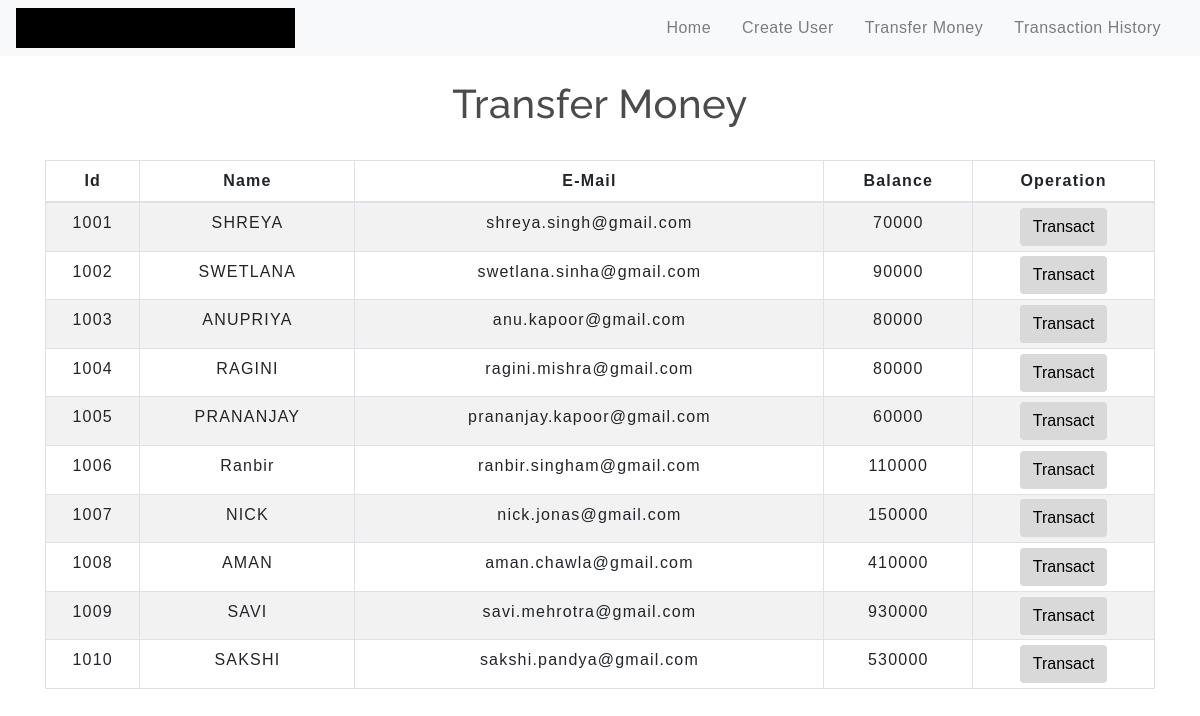
The app's page /transfermoney.php with its own data.
### tables this page shows
CREATE TABLE `users` (
  `id` int(3) NOT NULL,
  `name` text NOT NULL,
  `email` varchar(30) NOT NULL,
  `balance` int(8) NOT NULL
);

### transfermoney.php (the view, shortened to what this page needs)
<!DOCTYPE html>
<html lang="en">
<head>
    <link rel="stylesheet" href="https://maxcdn.bootstrapcdn.com/bootstrap/4.0.0/css/bootstrap.min.css">
    <link rel="stylesheet" type="text/css" href="css/table.css">
    <link rel="stylesheet" type="text/css" href="css/navbar.css">
</head>
<body background="img/background-2.jpg">
<?php
    include 'config.php';
    $sql = "SELECT * FROM users";
    $result = mysqli_query($conn,$sql);
?>
<?php
  include 'navbar.php';
?>
<div class="container">
        <h2 class="text-center pt-4">Transfer Money</h2>
        <br>
            <div class="row">
                <div class="col">
                    <div class="table-responsive-sm">
                    <table class="table table-hover table-sm table-striped table-condensed table-bordered">
                        <thead>
                            <tr>
                            <th scope="col" class="text-center py-2">Id</th>
                            <th scope="col" class="text-center py-2">Name</th>
                            <th scope="col" class="text-center py-2">E-Mail</th>
                            <th scope="col" class="text-center py-2">Balance</th>
                            <th scope="col" class="text-center py-2">Operation</th>
                            </tr>
                        </thead>
                        <tbody>
                <?php
                    while($rows=mysqli_fetch_assoc($result)){
                ?>
                    <tr>
                        <td class="py-2"><?php echo $rows['id'] ?></td>
                        <td class="py-2"><?php echo $rows['name']?></td>
                        <td class="py-2"><?php echo $rows['email']?></td>
                        <td class="py-2"><?php echo $rows['balance']?></td>
                        <td><a href="selecteduserdetail.php?id= <?php echo $rows['id'] ;?>"> <button type="button" class="btn">Transact</button></a></td>
                    </tr>
                <?php
                    }
                ?>
                        </tbody>
                    </table>
                    </div>
                </div>
            </div>
         </div>
</body>
</html>

### navbar.php (shortened to what this page needs)
<nav class="navbar navbar-expand-md navbar-light bg-light">
<a class="navbar-brand" href="index.php">SPARK_FOUNDATION BANK</a>
<div class="collapse navbar-collapse" id="collapsibleNavbar">
      <ul class="navbar-nav ml-auto">
        <li class="nav-item">
          <a class="nav-link" href="index.php">Home</a>
        </li>
        <li class="nav-item">
          <a class="nav-link" href="createuser.php">Create User</a>
        </li>
        <li class="nav-item">
          <a class="nav-link" href="transfermoney.php">Transfer Money</a>
        </li>
        <li class="nav-item">
          <a class="nav-link" href="transactionhistory.php">Transaction History</a>
        </li>
    </div>
 </nav>

### css/table.css (style rules this page uses)
* { padding: 0; margin: 0; box-sizing: border-box; font-family: sans-serif; }
h2 { font-size: 40px; }
table { letter-spacing: 1.2px; }
td { text-align: center; }
button { border:none; background: #d9d9d9; transition: 1s; }

### css/navbar.css (style rules this page uses)
.nav-link { margin-right: 15px; color:#2F363F; letter-spacing: 0.5px; transition: 0.5s; }
.navbar-brand { background-color: #000; color: #4C4B4B; letter-spacing: 0.5px; }
h2 { color: #4C4B4B; letter-spacing: 0.5px; font-family: raleway; }

### transfermoney.php (style rules this page uses)
button { transition: 1.5s; }

### records on screen
users: id "1001", name "SHREYA", email "shreya.singh@gmail.com", balance "70000"
users: id "1002", name "SWETLANA", email "swetlana.sinha@gmail.com", balance "90000"
users: id "1003", name "ANUPRIYA", email "anu.kapoor@gmail.com", balance "80000"
users: id "1004", name "RAGINI", email "ragini.mishra@gmail.com", balance "80000"
users: id "1005", name "PRANANJAY", email "prananjay.kapoor@gmail.com", balance "60000"
users: id "1006", name "Ranbir", email "ranbir.singham@gmail.com", balance "110000"
users: id "1007", name "NICK", email "nick.jonas@gmail.com", balance "150000"
users: id "1008", name "AMAN", email "aman.chawla@gmail.com", balance "410000"
users: id "1009", name "SAVI", email "savi.mehrotra@gmail.com", balance "930000"
users: id "1010", name "SAKSHI", email "sakshi.pandya@gmail.com", balance "530000"
